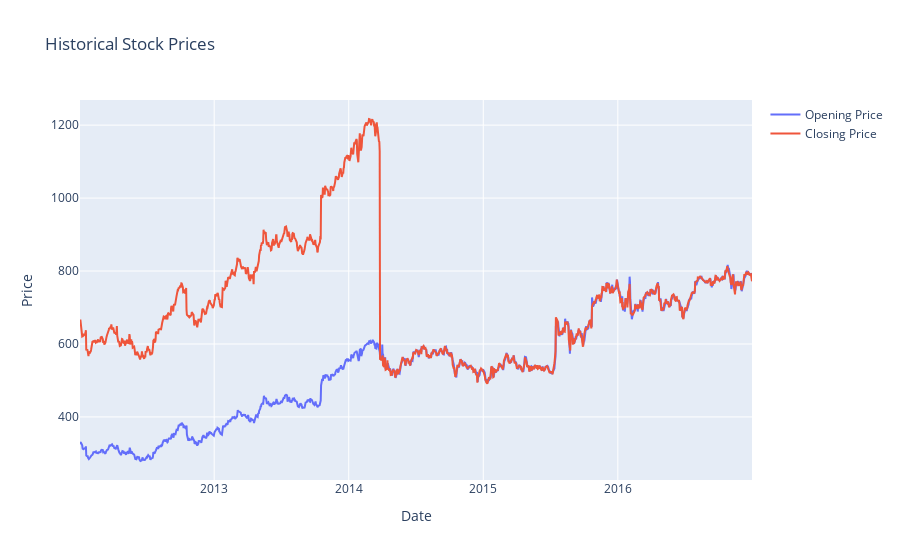
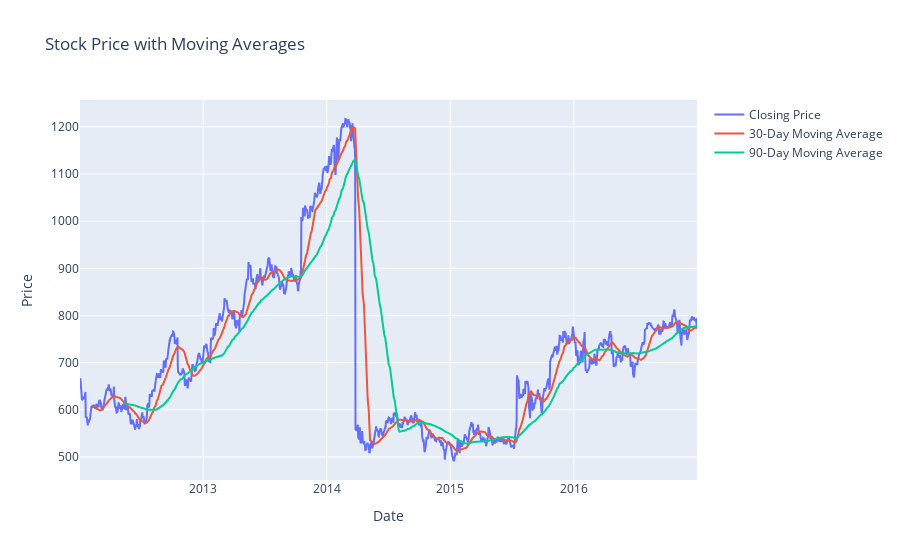
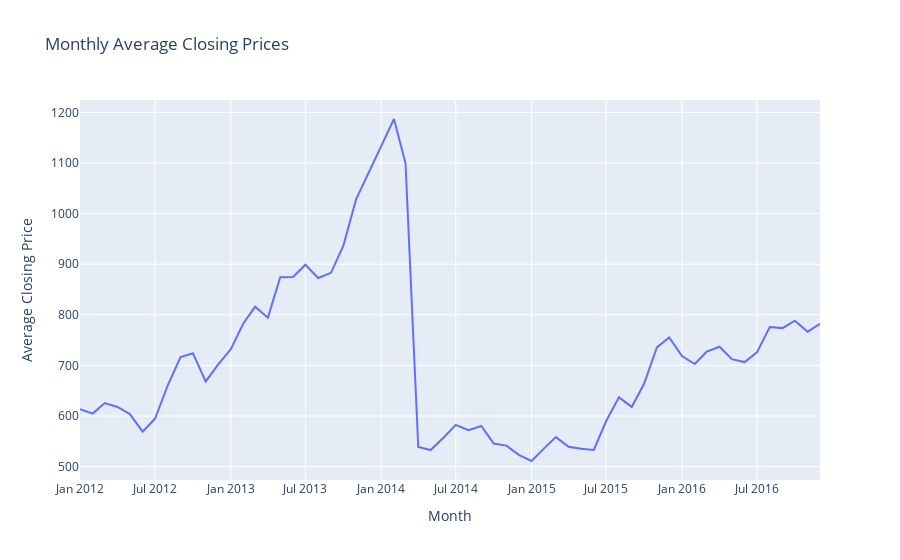
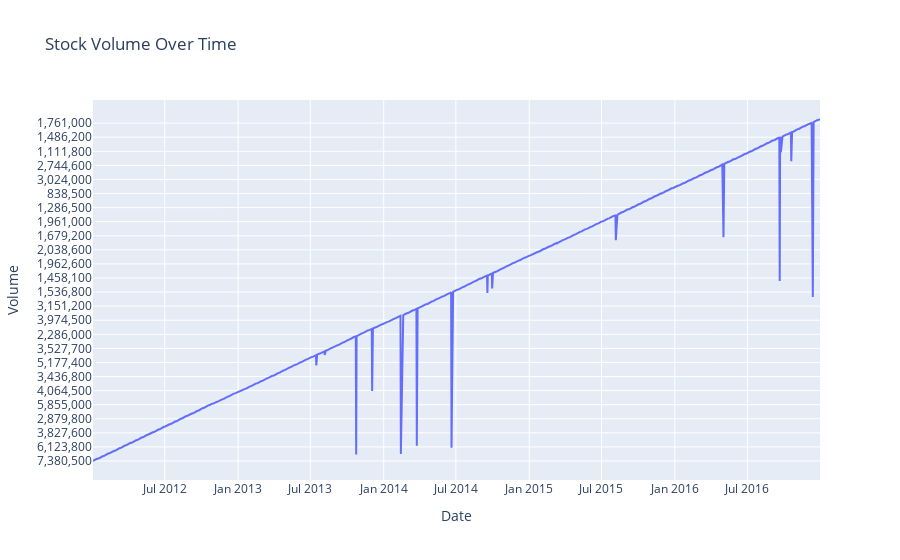

The notebook cell saved with these charts, in order:
### Code cell
import pandas as pd
import plotly.graph_objects as go
import plotly.express as px
from statsmodels.tsa.arima.model import ARIMA

# Load the datasets
train_file_path = r'C:\Users\MUBASHIR KHAN\Desktop\jupyter\DMV\Google_Stock_Price_Train.csv'
test_file_path = r'C:\Users\MUBASHIR KHAN\Desktop\jupyter\DMV\Google_Stock_Price_Test.csv'

train_df = pd.read_csv(train_file_path)
test_df = pd.read_csv(test_file_path)

# Ensure 'Date' column is in datetime format
train_df['Date'] = pd.to_datetime(train_df['Date'])
test_df['Date'] = pd.to_datetime(test_df['Date'])

# Set 'Date' as the index
train_df.set_index('Date', inplace=True)
test_df.set_index('Date', inplace=True)

# Check the data type of the 'Close' column
print(train_df['Close'].dtype)
print(test_df['Close'].dtype)

# Remove commas and convert 'Close' column to numeric if it's not already numeric
if train_df['Close'].dtype == 'object':
    train_df['Close'] = train_df['Close'].str.replace(',', '').astype(float)

if test_df['Close'].dtype == 'object':
    test_df['Close'] = test_df['Close'].str.replace(',', '').astype(float)

# Plot historical stock price trends using Plotly
fig = go.Figure()
fig.add_trace(go.Scatter(x=train_df.index, y=train_df['Open'], mode='lines', name='Opening Price'))
fig.add_trace(go.Scatter(x=train_df.index, y=train_df['Close'], mode='lines', name='Closing Price'))
fig.update_layout(title='Historical Stock Prices', xaxis_title='Date', yaxis_title='Price')
fig.show()

# Calculate and plot moving averages
train_df['30_Day_MA'] = train_df['Close'].rolling(window=30).mean()
train_df['90_Day_MA'] = train_df['Close'].rolling(window=90).mean()

fig = go.Figure()
fig.add_trace(go.Scatter(x=train_df.index, y=train_df['Close'], mode='lines', name='Closing Price'))
fig.add_trace(go.Scatter(x=train_df.index, y=train_df['30_Day_MA'], mode='lines', name='30-Day Moving Average'))
fig.add_trace(go.Scatter(x=train_df.index, y=train_df['90_Day_MA'], mode='lines', name='90-Day Moving Average'))
fig.update_layout(title='Stock Price with Moving Averages', xaxis_title='Date', yaxis_title='Price')
fig.show()

# Perform seasonality analysis
train_df['Month'] = train_df.index.to_period('M')
monthly_avg = train_df.groupby('Month')['Close'].mean().reset_index()
monthly_avg['Month'] = monthly_avg['Month'].astype(str)

fig = px.line(monthly_avg, x='Month', y='Close', title='Monthly Average Closing Prices')
fig.update_layout(xaxis_title='Month', yaxis_title='Average Closing Price')
fig.show()

# Analyze correlation with other variables
fig = go.Figure()
fig.add_trace(go.Scatter(x=train_df.index, y=train_df['Volume'], mode='lines', name='Volume'))
fig.update_layout(title='Stock Volume Over Time', xaxis_title='Date', yaxis_title='Volume')
fig.show()

# Forecast future stock prices using ARIMA
# Prepare data for ARIMA
train_df = train_df.asfreq('D')
model = ARIMA(train_df['Close'], order=(5, 1, 0))
model_fit = model.fit()

# Forecast
forecast = model_fit.get_forecast(steps=len(test_df))
forecast_index = test_df.index
forecast_mean = forecast.predicted_mean
forecast_conf_int = forecast.conf_int()

# Plot forecast
fig = go.Figure()
fig.add_trace(go.Scatter(x=train_df.index, y=train_df['Close'], mode='lines', name='Historical'))
fig.add_trace(go.Scatter(x=forecast_index, y=forecast_mean, mode='lines', name='Forecast'))
fig.add_trace(go.Scatter(x=forecast_index, y=forecast_conf_int.iloc[:, 0], mode='lines', name='Lower Bound', line=dict(dash='dash')))
fig.add_trace(go.Scatter(x=forecast_index, y=forecast_conf_int.iloc[:, 1], mode='lines', name='Upper Bound', line=dict(dash='dash')))
fig.update_layout(title='Stock Price Forecast', xaxis_title='Date', yaxis_title='Price')
fig.show()

### Figure 1 — Plotly figure (JSON) as saved in the notebook; plotly's stock layout.template omitted (floating-point values rounded to 4 significant figures; data arrays with more than 128 entries replaced by an {"elided": "..."} marker saying what was removed)
{"data": [{"mode": "lines", "name": "Opening Price", "type": "scatter", "x": {"elided": "1258 str values"}, "y": {"elided": "1258 float values"}}, {"mode": "lines", "name": "Closing Price", "type": "scatter", "x": {"elided": "1258 str values"}, "y": {"elided": "1258 float values"}}], "layout": {"autosize": true, "title": {"text": "Historical Stock Prices"}, "xaxis": {"autorange": true, "range": ["2012-01-03", "2016-12-30"], "title": {"text": "Date"}, "type": "date"}, "yaxis": {"autorange": true, "range": [227.0, 1269.0], "title": {"text": "Price"}, "type": "linear"}}}

### Figure 2 — Plotly figure (JSON) as saved in the notebook; plotly's stock layout.template omitted (floating-point values rounded to 4 significant figures; data arrays with more than 128 entries replaced by an {"elided": "..."} marker saying what was removed)
{"data": [{"mode": "lines", "name": "Closing Price", "type": "scatter", "x": {"elided": "1258 str values"}, "y": {"elided": "1258 float values"}}, {"mode": "lines", "name": "30-Day Moving Average", "type": "scatter", "x": {"elided": "1258 str values"}, "y": {"elided": "1258 float values"}}, {"mode": "lines", "name": "90-Day Moving Average", "type": "scatter", "x": {"elided": "1258 str values"}, "y": {"elided": "1258 float values"}}], "layout": {"autosize": true, "title": {"text": "Stock Price with Moving Averages"}, "xaxis": {"autorange": true, "range": ["2012-01-03", "2016-12-30"], "title": {"text": "Date"}, "type": "date"}, "yaxis": {"autorange": true, "range": [450.9, 1257.0], "title": {"text": "Price"}, "type": "linear"}}}

### Figure 3 — Plotly figure (JSON) as saved in the notebook; plotly's stock layout.template omitted (floating-point values rounded to 4 significant figures)
{"data": [{"hovertemplate": "Month=%{x}<br>Close=%{y}<extra></extra>", "legendgroup": "", "line": {"color": "#636efa", "dash": "solid"}, "marker": {"symbol": "circle"}, "mode": "lines", "name": "", "orientation": "v", "showlegend": false, "type": "scatter", "x": ["2012-01", "2012-02", "2012-03", "2012-04", "2012-05", "2012-06", "2012-07", "2012-08", "2012-09", "2012-10", "2012-11", "2012-12", "2013-01", "2013-02", "2013-03", "2013-04", "2013-05", "2013-06", "2013-07", "2013-08", "2013-09", "2013-10", "2013-11", "2013-12", "2014-01", "2014-02", "2014-03", "2014-04", "2014-05", "2014-06", "2014-07", "2014-08", "2014-09", "2014-10", "2014-11", "2014-12", "2015-01", "2015-02", "2015-03", "2015-04", "2015-05", "2015-06", "2015-07", "2015-08", "2015-09", "2015-10", "2015-11", "2015-12", "2016-01", "2016-02", "2016-03", "2016-04", "2016-05", "2016-06", "2016-07", "2016-08", "2016-09", "2016-10", "2016-11", "2016-12"], "xaxis": "x", "y": [613.2, 604.7, 625.6, 617.7, 603.7, 569.1, 594.4, 660.7, 716.3, 724.1, 668.3, 701.4, 732.2, 783.8, 815.7, 794.2, 874.2, 874.9, 899.0, 872.6, 882.9, 936.1, 1028.0, 1081.0, 1133.0, 1187.0, 1100.0, 538.6, 532.6, 556.9, 582.4, 572.0, 580.3, 545.5, 541.5, 523.2, 511.0, 536.5, 558.2, 539.3, 535.2, 532.9, 590.1, 636.8, 617.9, 663.6, 735.4, 755.4, 718.5, 702.7, 727.1, 736.8, 712.2, 706.5, 725.7, 775.8, 773.6, 788.4, 766.6, 782.2], "yaxis": "y"}], "layout": {"autosize": true, "legend": {"tracegroupgap": 0}, "title": {"text": "Monthly Average Closing Prices"}, "xaxis": {"anchor": "y", "autorange": true, "domain": [0, 1], "range": ["2012-01-01", "2016-12-01"], "title": {"text": "Month"}, "type": "date"}, "yaxis": {"anchor": "x", "autorange": true, "domain": [0, 1], "range": [473.5, 1224.0], "title": {"text": "Average Closing Price"}, "type": "linear"}}}

### Figure 4 — Plotly figure (JSON) as saved in the notebook; plotly's stock layout.template omitted (floating-point values rounded to 4 significant figures; data arrays with more than 128 entries replaced by an {"elided": "..."} marker saying what was removed)
{"data": [{"mode": "lines", "name": "Volume", "type": "scatter", "x": {"elided": "1258 str values"}, "y": {"elided": "1258 str values"}}], "layout": {"autosize": true, "title": {"text": "Stock Volume Over Time"}, "xaxis": {"autorange": true, "range": ["2012-01-03", "2016-12-30"], "title": {"text": "Date"}, "type": "date"}, "yaxis": {"autorange": true, "range": [-68.83, 1308.0], "title": {"text": "Volume"}, "type": "category"}}}
